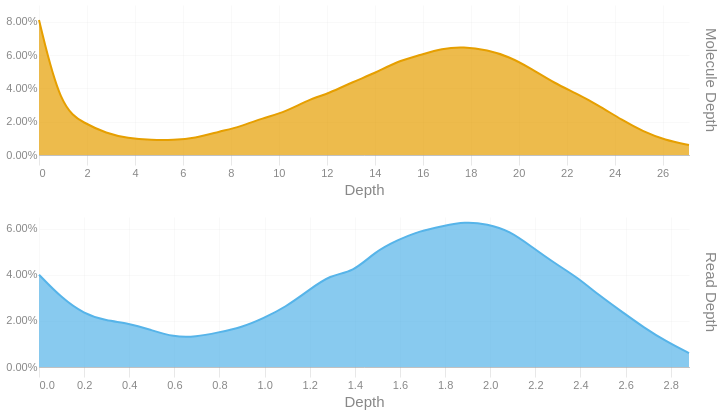

Source (notebook cell):
### Code cell
readdep = depth_hist(tb['Read Depth'], q99, 3)
readdep = readdep.with_columns(pl.lit('Read Depth').alias('Metric'))
if not SKIPLR:
    moldep = depth_hist(tb['Molecule Depth'], mol_q99, 1)
    moldep = moldep.with_columns(pl.lit('Molecule Depth').alias('Metric'))
    _hist = pl.concat([readdep, moldep])
    _hist = _hist.filter(pl.col('Proportion') != 0)
    with SafeRender(_hist):
        (
            alt.Chart(_hist)        
            .mark_area(interpolate = "basis")
            .encode(
                x=alt.X('Bin:Q').scale(domainMin=0).axis(alt.Axis(title='Depth')),
                y = alt.Y('Proportion:Q', title = None).axis(format = '.2%'),
                color = alt.Color('Metric:N').legend(None),
                row = alt.Row("Metric:N").header(title = None, labelOrient = 'right'),
                tooltip = [
                    alt.Tooltip("Metric:N", title = "Metric"),
                    alt.Tooltip('Interval:N', title = "Depth Interval"),
                    alt.Tooltip('Proportion:Q', title = "% Alignments").format('.2%')
                ]
            )
            .resolve_scale(x='independent', y='independent')
            .properties(
                height = 150, width = 650,
                usermeta={'embedOptions': {'downloadFileName': f'{samplename}.depth.hist'}}
            )
        ).display()
else:
    readdep = readdep.filter(pl.col('Proportion') != 0)
    with SafeRender(readdep):
        (
            alt.Chart(readdep)        
            .mark_area(interpolate = "basis")
            .encode(
                x=alt.X('Bin:Q').scale(domainMin=0).axis(alt.Axis(title='Depth')),
                y = alt.Y('Proportion:Q', title = None).axis(format = '.2%'),
                tooltip = [
                    alt.Tooltip('Interval:N', title = "Depth Interval"),
                    alt.Tooltip('Proportion:Q', title = "% Alignments").format('.2%')
                ]
            )
            .properties(
                usermeta={'embedOptions': {'downloadFileName': f'{samplename}.depth.hist'}}
            )
        ).display()

### Figure 1 — Vega-Lite specification as saved in the notebook (floating-point values rounded to 4 significant figures)
{"width": 650, "height": 150, "config": {"title": {"anchor": "start", "dy": -15, "fontSize": 18, "color": "#888888", "subtitleColor": "#888888", "subtitleFontSize": 14}, "arc": {"fill": "#0072B2"}, "axis": {"domainColor": "#888888", "domainWidth": 0.5, "gridWidth": 0.2, "grid": false, "titleFontWeight": 400, "titleFontSize": 15, "labelFontSize": 11, "labelColor": "#888888", "tickColor": "#888888", "tickWidth": 0.2, "titleColor": "#888888"}, "axisBand": {"grid": false}, "axisX": {"grid": true, "tickSize": 10, "domainCap": "round"}, "axisY": {"domain": false, "grid": true, "tickSize": 0, "domainCap": "round"}, "background": "transparent", "header": {"labelFontSize": 15, "labelColor": "#888888", "titleFontSize": 15, "titleFontWeight": 600, "titleColor": "#888888"}, "legend": {"labelFont": "sans-serif", "labelFontSize": 12, "labelColor": "#888888", "symbolSize": 100, "symbolType": "circle", "titleFontSize": 12, "titlePadding": 10, "titleColor": "#888888", "title": null}, "range": {"category": ["#E69F00", "#56B4E9", "#009E73", "#F0E442", "#0072B2", "#D55E00", "#CC79A7", "#000000"], "diverging": ["#cfe8f3", "#a2d4ec", "#73bfe2", "#46abdb", "#1696d2", "#12719e"]}, "area": {"fill": "#0072B2", "fillOpacity": 0.7, "line": true, "strokeOpacity": 0.7}, "line": {"color": "#0072B2", "stroke": "#0072B2", "strokeWidth": 2}, "trail": {"color": "#0072B2", "stroke": "#0072B2", "strokeWidth": 0, "size": 1}, "point": {"filled": true, "fillOpacity": 1.0, "size": 95}, "text": {"color": "#888888", "fontSize": 11, "align": "right", "fontWeight": 400, "size": 11}, "bar": {"fill": "#0072B2", "stroke": null}, "view": {"stroke": null, "continuousWidth": 660, "continuousHeight": 400}}, "data": {"name": "data-5e7a0a8b288b057c3c04bd7b880e21e1"}, "mark": {"type": "area", "interpolate": "basis"}, "encoding": {"color": {"field": "Metric", "legend": null, "type": "nominal"}, "row": {"field": "Metric", "header": {"title": null, "labelOrient": "right"}, "type": "nominal"}, "tooltip": [{"field": "Metric", "title": "Metric", "type": "nominal"}, {"field": "Interval", "title": "Depth Interval", "type": "nominal"}, {"field": "Proportion", "format": ".2%", "title": "% Alignments", "type": "quantitative"}], "x": {"axis": {"title": "Depth"}, "field": "Bin", "scale": {"domainMin": 0}, "type": "quantitative"}, "y": {"axis": {"format": ".2%"}, "field": "Proportion", "title": null, "type": "quantitative"}}, "resolve": {"scale": {"x": "independent", "y": "independent"}}, "usermeta": {"embedOptions": {"downloadFileName": "TF26LRJL0053_50B_H_10484332_23Y22YLT4_L7.depth.hist"}}, "$schema": "https://vega.github.io/schema/vega-lite/v6.4.1.json", "datasets": {"data-5e7a0a8b288b057c3c04bd7b880e21e1": [{"Bin": 0.0, "Interval": "0.0-0.099", "Proportion": 0.04, "Metric": "Read Depth"}, {"Bin": 0.099, "Interval": "0.099-0.199", "Proportion": 0.03, "Metric": "Read Depth"}, {"Bin": 0.199, "Interval": "0.199-0.298", "Proportion": 0.023, "Metric": "Read Depth"}, {"Bin": 0.298, "Interval": "0.298-0.397", "Proportion": 0.02, "Metric": "Read Depth"}, {"Bin": 0.397, "Interval": "0.397-0.497", "Proportion": 0.019, "Metric": "Read Depth"}, {"Bin": 0.497, "Interval": "0.497-0.596", "Proportion": 0.016, "Metric": "Read Depth"}, {"Bin": 0.596, "Interval": "0.596-0.695", "Proportion": 0.013, "Metric": "Read Depth"}, {"Bin": 0.695, "Interval": "0.695-0.795", "Proportion": 0.013, "Metric": "Read Depth"}, {"Bin": 0.795, "Interval": "0.795-0.894", "Proportion": 0.015, "Metric": "Read Depth"}, {"Bin": 0.894, "Interval": "0.894-0.993", "Proportion": 0.017, "Metric": "Read Depth"}, {"Bin": 0.993, "Interval": "0.993-1.093", "Proportion": 0.021, "Metric": "Read Depth"}, {"Bin": 1.093, "Interval": "1.093-1.192", "Proportion": 0.026, "Metric": "Read Depth"}, {"Bin": 1.192, "Interval": "1.192-1.291", "Proportion": 0.033, "Metric": "Read Depth"}, {"Bin": 1.291, "Interval": "1.291-1.391", "Proportion": 0.04, "Metric": "Read Depth"}, {"Bin": 1.391, "Interval": "1.391-1.49", "Proportion": 0.041, "Metric": "Read Depth"}, {"Bin": 1.49, "Interval": "1.49-1.589", "Proportion": 0.05, "Metric": "Read Depth"}, {"Bin": 1.589, "Interval": "1.589-1.689", "Proportion": 0.055, "Metric": "Read Depth"}, {"Bin": 1.689, "Interval": "1.689-1.788", "Proportion": 0.059, "Metric": "Read Depth"}, {"Bin": 1.788, "Interval": "1.788-1.887", "Proportion": 0.061, "Metric": "Read Depth"}, {"Bin": 1.887, "Interval": "1.887-1.987", "Proportion": 0.063, "Metric": "Read Depth"}, {"Bin": 1.987, "Interval": "1.987-2.086", "Proportion": 0.062, "Metric": "Read Depth"}, {"Bin": 2.086, "Interval": "2.086-2.185", "Proportion": 0.059, "Metric": "Read Depth"}, {"Bin": 2.185, "Interval": "2.185-2.285", "Proportion": 0.052, "Metric": "Read Depth"}, {"Bin": 2.285, "Interval": "2.285-2.384", "Proportion": 0.045, "Metric": "Read Depth"}, {"Bin": 2.384, "Interval": "2.384-2.483", "Proportion": 0.039, "Metric": "Read Depth"}, {"Bin": 2.483, "Interval": "2.483-2.583", "Proportion": 0.031, "Metric": "Read Depth"}, {"Bin": 2.583, "Interval": "2.583-2.682", "Proportion": 0.024, "Metric": "Read Depth"}, {"Bin": 2.682, "Interval": "2.682-2.781", "Proportion": 0.017, "Metric": "Read Depth"}, {"Bin": 2.781, "Interval": "2.781-2.881", "Proportion": 0.011, "Metric": "Read Depth"}, {"Bin": 2.881, "Interval": "2.881-2.98", "Proportion": 0.006, "Metric": "Read Depth"}, {"Bin": 0.0, "Interval": "0.0-0.9", "Proportion": 0.081, "Metric": "Molecule Depth"}, {"Bin": 0.9, "Interval": "0.9-1.9", "Proportion": 0.028, "Metric": "Molecule Depth"}, {"Bin": 1.9, "Interval": "1.9-2.8", "Proportion": 0.019, "Metric": "Molecule Depth"}, {"Bin": 2.8, "Interval": "2.8-3.7", "Proportion": 0.013, "Metric": "Molecule Depth"}, {"Bin": 3.7, "Interval": "3.7-4.7", "Proportion": 0.01, "Metric": "Molecule Depth"}, {"Bin": 4.7, "Interval": "4.7-5.6", "Proportion": 0.009, "Metric": "Molecule Depth"}, {"Bin": 5.6, "Interval": "5.6-6.5", "Proportion": 0.009, "Metric": "Molecule Depth"}, {"Bin": 6.5, "Interval": "6.5-7.5", "Proportion": 0.01, "Metric": "Molecule Depth"}, {"Bin": 7.5, "Interval": "7.5-8.4", "Proportion": 0.014, "Metric": "Molecule Depth"}, {"Bin": 8.4, "Interval": "8.4-9.3", "Proportion": 0.017, "Metric": "Molecule Depth"}, {"Bin": 9.3, "Interval": "9.3-10.3", "Proportion": 0.022, "Metric": "Molecule Depth"}, {"Bin": 10.3, "Interval": "10.3-11.2", "Proportion": 0.026, "Metric": "Molecule Depth"}, {"Bin": 11.2, "Interval": "11.2-12.1", "Proportion": 0.033, "Metric": "Molecule Depth"}, {"Bin": 12.1, "Interval": "12.1-13.1", "Proportion": 0.037, "Metric": "Molecule Depth"}, {"Bin": 13.1, "Interval": "13.1-14.0", "Proportion": 0.044, "Metric": "Molecule Depth"}, {"Bin": 14.0, "Interval": "14.0-14.9", "Proportion": 0.049, "Metric": "Molecule Depth"}, {"Bin": 14.9, "Interval": "14.9-15.9", "Proportion": 0.056, "Metric": "Molecule Depth"}, {"Bin": 15.9, "Interval": "15.9-16.8", "Proportion": 0.06, "Metric": "Molecule Depth"}, {"Bin": 16.8, "Interval": "16.8-17.7", "Proportion": 0.064, "Metric": "Molecule Depth"}, {"Bin": 17.7, "Interval": "17.7-18.7", "Proportion": 0.065, "Metric": "Molecule Depth"}, {"Bin": 18.7, "Interval": "18.7-19.6", "Proportion": 0.063, "Metric": "Molecule Depth"}, {"Bin": 19.6, "Interval": "19.6-20.5", "Proportion": 0.059, "Metric": "Molecule Depth"}, {"Bin": 20.5, "Interval": "20.5-21.5", "Proportion": 0.052, "Metric": "Molecule Depth"}, {"Bin": 21.5, "Interval": "21.5-22.4", "Proportion": 0.043, "Metric": "Molecule Depth"}, {"Bin": 22.4, "Interval": "22.4-23.3", "Proportion": 0.037, "Metric": "Molecule Depth"}, {"Bin": 23.3, "Interval": "23.3-24.3", "Proportion": 0.03, "Metric": "Molecule Depth"}, {"Bin": 24.3, "Interval": "24.3-25.2", "Proportion": 0.021, "Metric": "Molecule Depth"}, {"Bin": 25.2, "Interval": "25.2-26.1", "Proportion": 0.014, "Metric": "Molecule Depth"}, {"Bin": 26.1, "Interval": "26.1-27.1", "Proportion": 0.009, "Metric": "Molecule Depth"}, {"Bin": 27.1, "Interval": "27.1-28.01", "Proportion": 0.006, "Metric": "Molecule Depth"}]}}
